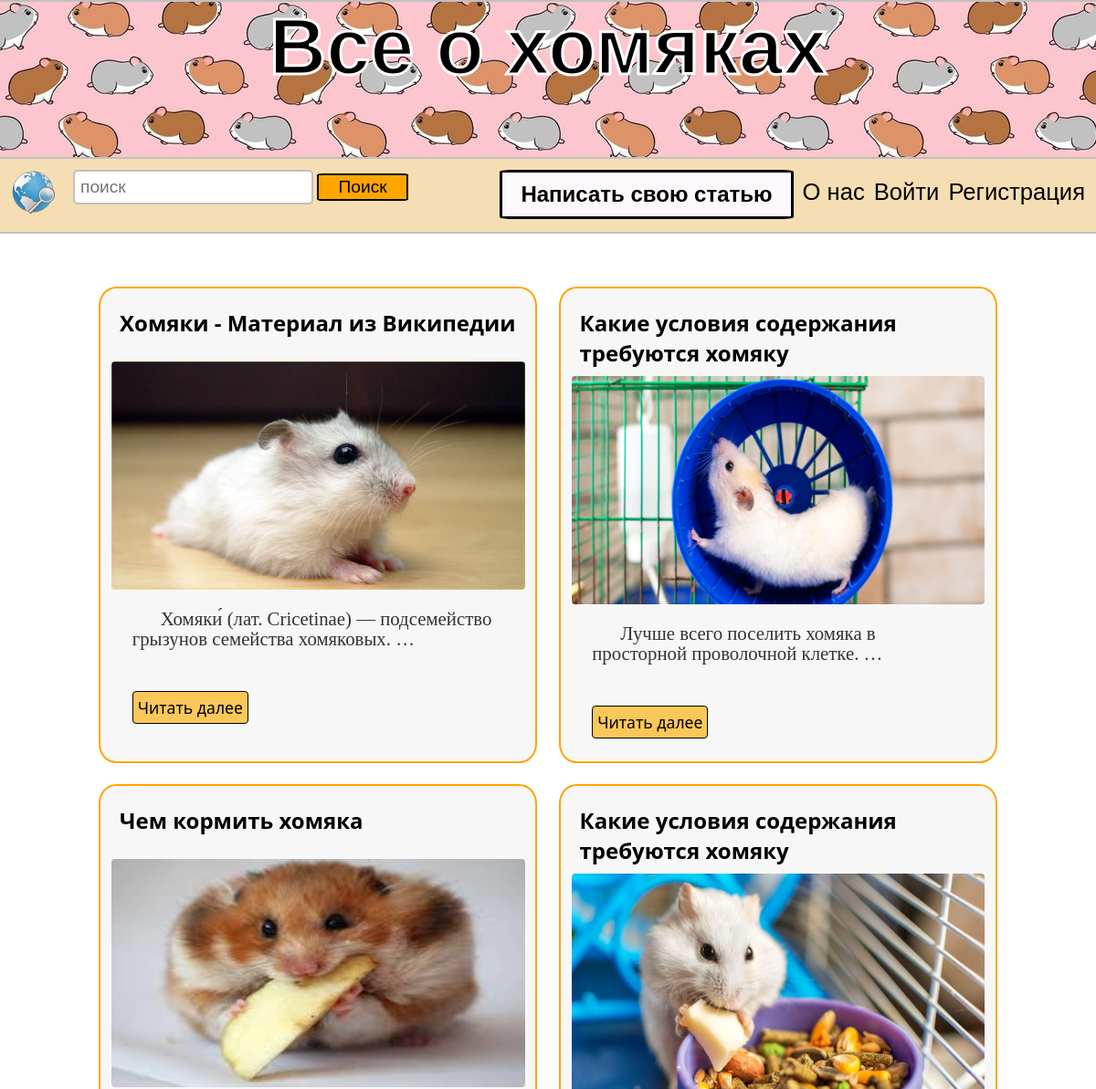
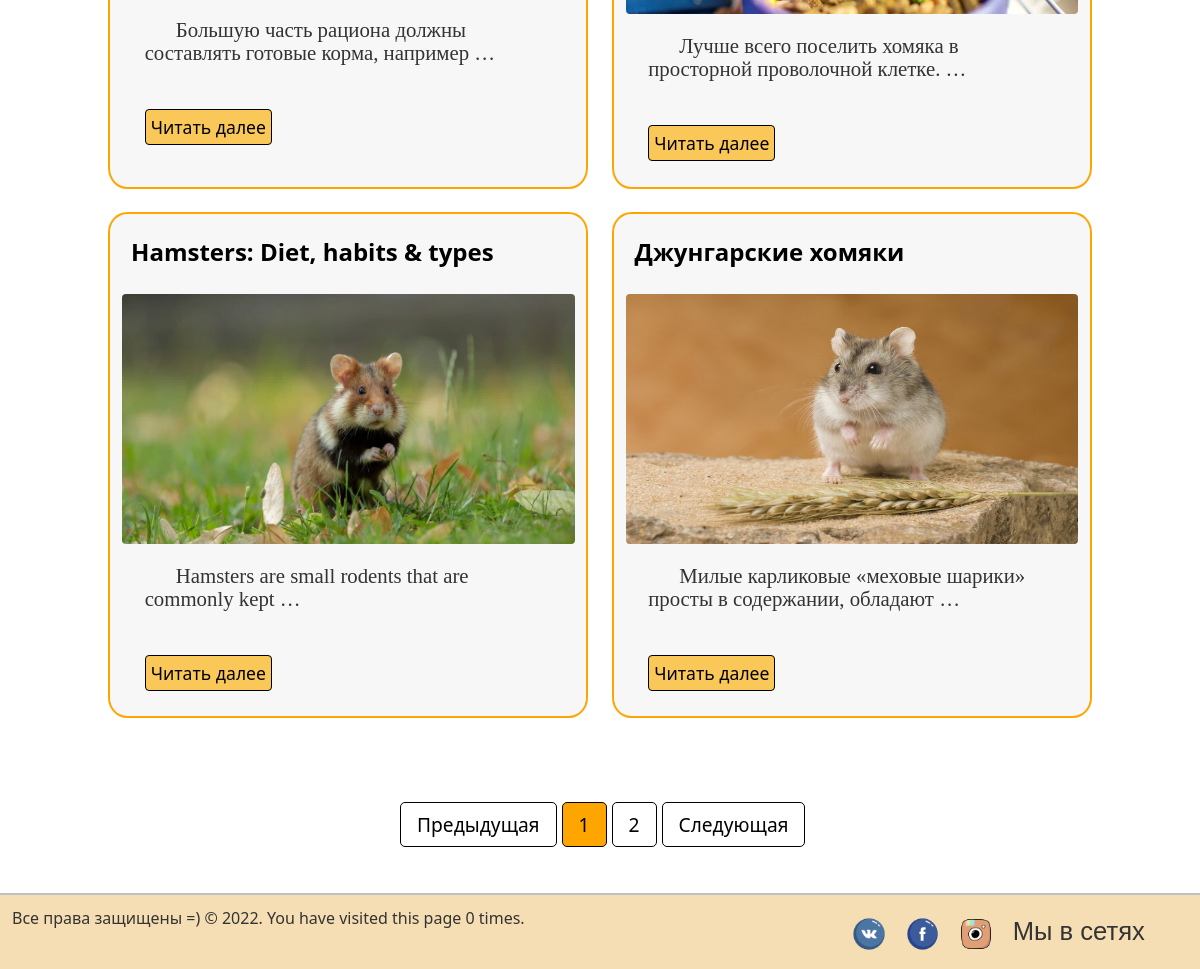
The page / on the database its author committed (2 pictures, top to bottom).
### myblog/models.py (models this page shows, shortened)
class Post(models.Model):
    title = models.CharField(max_length=200)
    url = models.SlugField(null=False, unique=True)
    content = models.TextField()
    image = models.ImageField()
    created_at = models.DateField(default=timezone.now)
    author = models.ForeignKey(User, on_delete=models.CASCADE)

### myblog/views.py (the view)
# urls.py: path('', MainView.as_view(), name='index'),
class MainView(View):
    def get(self, request, *args, **kwargs):
        posts = Post.objects.get_queryset().order_by('-created_at')
        paginator = Paginator(posts, 6)
        page_number = request.GET.get('page')
        page_obj = paginator.get_page(page_number)
        num_visits = request.session.get('num_visits', 0)
        request.session['num_visits'] = num_visits + 1
        return render(request, 'myblog/index.html', context={
            'page_obj': page_obj, 'num_visits':num_visits
        })

### myblog/templates/myblog/index.html (shortened to what this page needs)
{% extends './base.html' %}
{% load static %}
{% block content %}
	<div class="wrapper">
		<div class="articles">
			{% for post in page_obj %}
			<div class="article">
					<div class="content">
						<div class="title">
							<h4>{{ post.title|safe }}</h4>
						</div>
						<img src="media/{{ post.image }}" title="Humster picture">
						<p>{{ post.content|truncatewords:8 }}</p>
					</div>
					<a href="{% url 'post_detail' slug=post.url %}">Читать далее</a>
			</div>
			{% endfor %}
		</div>
	</div>
	{% endblock content %}
{% block pagination %}
    <div class="pagin_div">
        <nav class="pagination">
        <ul class="pagination">
            {% if page_obj.has_previous %}
                <a class="" href="?page={{ page_obj.previous_page_number }}" tabindex="-1">Предыдущая</a>
            {% else %}
                <li><a href="#" tabindex="-1">Предыдущая</a></li>
            {% endif %}
            {% for i in page_obj.paginator.page_range %}
                {% if i == page_obj.number %}
                    <li><a href="?page={{ i }}" class="sr-only">{{ i }}</a></li>
                {% else %}
                    <li><a href="?page={{ i }}" >{{ i }}</a></li>
                {% endif %}
            {% endfor %}
        {% if page_obj.has_next %}
            <a class="next" href="?page={{ page_obj.next_page_number }}">Следующая</a>
        {% else %}
            <li class="next"><a href="#">Следующая</a></li>
        {% endif %}
        </ul>
    </nav>
    </div>
    <br>
{% endblock %}

### myblog/templates/myblog/base.html (shortened to what this page needs)
{% load static %}
<!DOCTYPE html>
<html>
<head>
    <link rel="stylesheet" href="{% static '/css/style.css' %}">
</head>
<body>
{% block header %}
    {% include './block/header.html' %}
{% endblock %}
{% include './block/navbar.html' %}
	{% block content %}{% endblock content %}
    {% block pagination %}{% endblock %}
    {% include './block/footer.html' %}
</body>
</html>

### myblog/templates/myblog/block/header.html
<div class="header">
	<div class="clear">
		<div id="main_soc_block">
			<div id="main_soc_block_in">
				<a href="{% url 'index' %}"><h1>Все о хомяках</h1></a>
			</div>
		</div>
	</div>
</div>

### myblog/templates/myblog/block/navbar.html
{% load static %}
<div id="page-wrap">
		<header>
			<div class="left">
			    <a class="left" href="{% url 'index' %}" title="На главную" id="logo"><img src="{% static 'img/main.png' %}"></a>
			    <form class="left" action="{% url 'search_results' %}" method="get">
					<input type="text" class="field" placeholder="поиск" name="q"/>
		  			<button class="search_button" type="submit">Поиск</button>
				</form>
			</div>
            {% if user.is_authenticated %}
                <span class="signin_login">{{ user }}</span>
                <a href="{% url 'my_articles' %}"><span class="right">Мои статьи</span></a>
                <a href="{% url 'signout' %}"><span class="right">Выход</span></a>
            {% else %}
			    <a href="{% url 'signup' %}"><span class="right">Регистрация</span></a>
				<a href="{% url 'signin' %}"><span class="right">Войти</span></a>
            {% endif %}
                <a href="{% url 'about' %}"><span class="right">О нас</span></a>
				<a href="{% url 'write_article' %}" class="write_article"><h2>Написать свою статью</h2></a>
		</header>
	</div>

### myblog/templates/myblog/block/footer.html
{% load static %}
<footer>
		<span class="left">Все права защищены =) &copy; 2022</span>
		<span class="left"><p>. You have visited this page {{ num_visits }}{% if num_visits == 1 %} time{% else %} times{% endif %}.</p></span>
		<span class="right">Мы в сетях
            <a href="https://vk.com/hamsters1922"><img src="{% static 'img/vk.png' %}" alt="Вконтакте" title="Группа Вконтакте"></a>
		    <a href="https://www.facebook.com/Hamsters"><img src="{%  static 'img/face.png' %}" alt="Фейсбук" title="Фейсбук"></a>
		    <a href="https://www.instagram.com/explore/tags/hamster/"><img src="{% static 'img/inst.png' %}" alt="Инстаграм" title="Инстаграм "></a>
        </span>
	</footer>

### myblog/static/css/style.css (style rules this page uses)
* { margin: 0; padding: 0; outline: none; }
html { height: 100%; }
body { width: 100%; height: 100%; color: #333; background-color: f7f7f7; font-size: 1em; font-family: "Segoe UI", sans-serif; }
h1 { -webkit-text-stroke: 3px white; font-size: 540%; font-family: Comic Sans MS, sans-serif; padding-bottom: 5%; }
a { color: black; text-decoration: none; transition: all.6s ease; -moz-transition: all.6s ease; }
.left { float: left; }
.right { margin-top: 10px; float: right; font-size: 1.6em; font-family: Comic Sans MS, sans-serif; margin-left: 10px; }
.clear { clear: both; }
header, footer { width: 98%; background-color: wheat; min-height: 50px; float: left; }
header { position:sticky; border-bottom: 2px solid silver; padding: 1%; }
#logo { font-size: 2em; font-family: Comic Sans MS, sans-serif; }
input[type=text].field { border-radius: 5px; border: 2px solid silver; padding: 6px; margin-left: 20px; min-height: 15px; font-size: 1.2em; }
.wrapper { margin-top: 3%; padding: 1%; margin-bottom: 3%; }
.wrapper .articles { width: 100%; margin: 0px 2%; margin-left: auto; margin-right: auto; display: flex; justify-content: center; flex-wrap: wrap; }
li { list-style-type: none; }
.wrapper .articles .article { margin: 1%; min-width: 320px; max-width: 480px; border: 2px solid orange; padding: 1%; box-sizing: border-box; border-radius: 4%; background-color: #F8F7F7; height: auto; }
.wrapper .articles .article img { width: 100%; height: 250px; border-radius: 4px 4px 4px 4px; margin-bottom: 10px; }
.wrapper .articles .article p { margin-left: 5%; width: 90%; text-indent: 1.5em; padding-top: 6px; font-family: Verdana fantasy; line-height: 110%; font-size: 1.3em; min-height: 90px; }
.wrapper .articles .article .content .title { font-weight: normal; font-size: 1.5em; color: black; margin: 2%; min-height: 50px; }
.wrapper .articles .article a { padding: 5px; background-color: #FAC759; margin-left: 5%; margin-bottom: 3%; border-radius: 4px; float: left; border: 1px solid black; font-size: 1.1em; }
#main_soc_block { position:relative; width: 100%; padding: 0; border-bottom: 2px solid silver; border-top: 2px solid silver; background-image: url(bg.jpg); height: 170px; }
#main_soc_block_in { text-align: center; margin-left: auto; margin-right: auto; }
footer { padding: 1%; border-top: 2px solid silver; }
footer img { width: 10%; float: left; margin-right: 20px; }
#page-wrap { min-height: 4%; margin-bottom: 10px; height: 10%; }
.write_article { border: 3px solid black; border-radius: 4%; padding: 10px 20px; background-color: #FCF8FC; float: right; font-size: 1em; font-family: Comic Sans MS, sans-serif; margin-left: 10px; }
#page-wrap:after { content: ""; display: block; }
.search_button { width: 100px; border: 2px solid black; background: orange; border-radius: 6%; cursor: pointer; font-family: Comic Sans MS, sans-serif; font-size: 1.2em; min-height: 15px; padding: 2px; }
.pagin_div { width: 400px; margin-left: auto; margin-right: auto; padding-top: 2%; padding-bottom: 2%; }
.pagination { display: flex; column-gap: 5px; }
.pagination a { color: black; float: left; padding: 8px 16px; text-decoration: none; border: 1px solid black; border-radius: 5px; font-size: 1.2em; }
.pagination .sr-only { background: orange; }

### rows shown on the page
Post: title "Хомяки - Материал из Википедии", image (picture), content "Хомяки́ (лат. Cricetinae) — подсемейство грызунов семейства хомяковых. …"
Post: title "Какие условия содержания требуются хомяку", image (picture), content "Лучше всего поселить хомяка в просторной проволочной клетке. …"
Post: title "Чем кормить хомяка", image (picture), content "Большую часть рациона должны составлять готовые корма, например …"
Post: title "Какие условия содержания требуются хомяку", image (picture), content "Лучше всего поселить хомяка в просторной проволочной клетке. …"
Post: title "Hamsters: Diet, habits & types", image (picture), content "Hamsters are small rodents that are commonly kept …"
Post: title "Джунгарские хомяки", image (picture), content "Милые карликовые «меховые шарики» просты в содержании, обладают …"

### other values the page prints
{{ i }} "1"
{{ i }} "2"
{{ num_visits }} "0"
